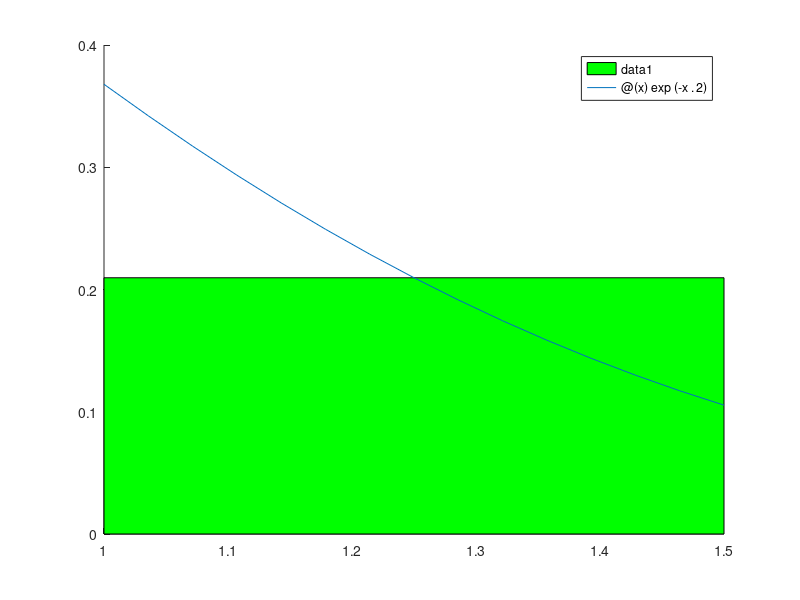

Reproduce this figure in MATLAB.
1;
function res = rectangle(a, b, f) # the rectangle quadrature rule
  res = (b - a) * f((a + b) / 2);
  endfunction

f = @(x) exp(-x.^2);
a = 1;
b = 1.5;

% a 
rectangle_res = rectangle(a, b, f);
printf("Result of the rectangle formula: %d\n", rectangle_res);

% b 
hold on
fill([a, a, b, b], [0, f((a+b)/2), f((a+b)/2), 0], 'g');
fplot(f, [a b]);

% c 
function res = repeated_rectangle(a, b, n, f) # The repeated rectangle (midpoint) quadrature formula
  h = (b - a) / n;
  x1 = a + h / 2;
  i = [2:n];
  xi = x1 + (i - 1) * h;
  res = h * (f(x1) + sum(f(xi(1:end))));
  endfunction

n1 = 150;
n2 = 500;

rep1 = repeated_rectangle(a,b,n1,f);
printf("Result of the repeated rectangle formula for n = %f: %f\n", n1, rep1);
rep2 = repeated_rectangle(a,b,n2,f);
printf("Result of the repeated rectangle formula for n = %f: %f\n", n2, rep2);